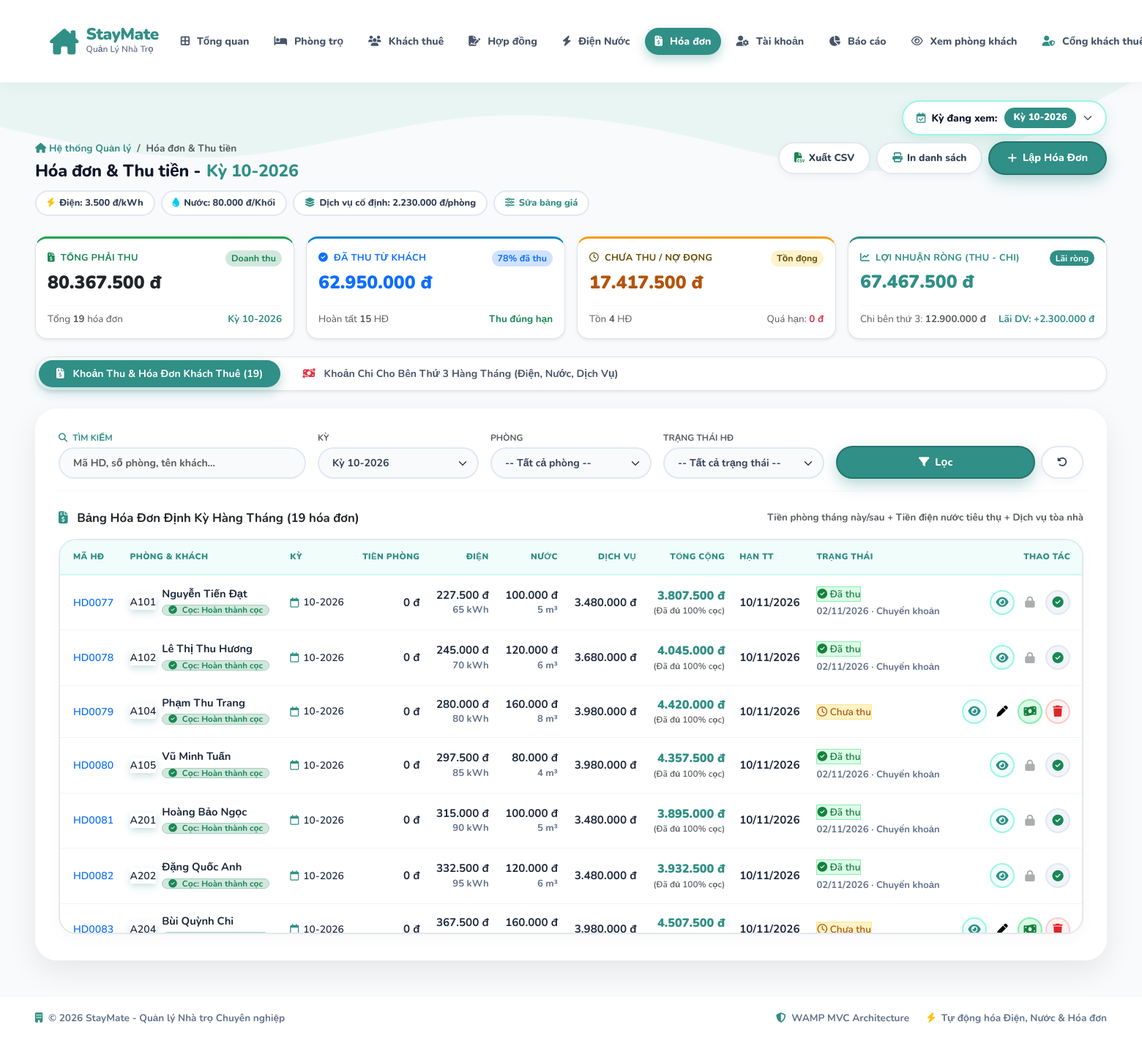
Page /index.php?route=invoices (signed in) on the committed database.
### tables this page shows
CREATE TABLE `invoices` (
  `id` int NOT NULL AUTO_INCREMENT,
  `room_id` int NOT NULL,
  `contract_id` int NOT NULL,
  `month_year` varchar(7) NOT NULL,
  `room_price` decimal(10,2) DEFAULT '0.00',
  `electric_amount` decimal(10,2) DEFAULT '0.00',
  `water_amount` decimal(10,2) DEFAULT '0.00',
  `service_fee` decimal(10,2) DEFAULT '0.00',
  `total_amount` decimal(10,2) NOT NULL,
  `status` enum('unpaid','paid') DEFAULT 'unpaid',
  `due_date` date DEFAULT NULL,
  `paid_at` datetime DEFAULT NULL,
  `payment_method` varchar(20) DEFAULT NULL,
  `payment_note` varchar(255) DEFAULT NULL,
  `created_at` timestamp NULL DEFAULT CURRENT_TIMESTAMP,
  PRIMARY KEY (`id`),
  UNIQUE KEY `unique_invoice_month` (`room_id`,`month_year`),
  KEY `idx_invoices_contract` (`contract_id`),
  CONSTRAINT `fk_invoices_contract` FOREIGN KEY (`contract_id`) REFERENCES `contracts` (`id`),
  CONSTRAINT `fk_invoices_room` FOREIGN KEY (`room_id`) REFERENCES `rooms` (`id`)
);

CREATE TABLE `rooms` (
  `id` int NOT NULL AUTO_INCREMENT,
  `building_id` int DEFAULT NULL,
  `room_number` varchar(20) NOT NULL,
  `price` decimal(10,2) NOT NULL,
  `status` varchar(20) DEFAULT 'available',
  `description` text,
  `created_at` timestamp NULL DEFAULT CURRENT_TIMESTAMP,
  PRIMARY KEY (`id`),
  UNIQUE KEY `room_number` (`room_number`),
  KEY `idx_rooms_building` (`building_id`),
  CONSTRAINT `fk_rooms_building` FOREIGN KEY (`building_id`) REFERENCES `buildings` (`id`) ON DELETE SET NULL
);

CREATE TABLE `users` (
  `id` int NOT NULL AUTO_INCREMENT,
  `username` varchar(50) NOT NULL,
  `password` varchar(255) NOT NULL,
  `full_name` varchar(100) NOT NULL,
  `phone` varchar(20) NOT NULL,
  `cccd` varchar(20) DEFAULT NULL,
  `birthday` date DEFAULT NULL,
  `gender` varchar(10) DEFAULT 'Nam',
  `email` varchar(100) NOT NULL,
  `occupation` varchar(100) DEFAULT NULL,
  `hometown` varchar(255) DEFAULT NULL,
  `emergency_contact` varchar(100) DEFAULT NULL,
  `status` varchar(50) DEFAULT 'Đang thuê',
  `roommate_name` varchar(100) DEFAULT NULL,
  `roommate_phone` varchar(20) DEFAULT NULL,
  `role` enum('admin','landlord','tenant','manager') NOT NULL DEFAULT 'tenant',
  `preferred_room_id` int DEFAULT NULL,
  `created_at` timestamp NULL DEFAULT CURRENT_TIMESTAMP,
  PRIMARY KEY (`id`),
  UNIQUE KEY `username` (`username`),
  UNIQUE KEY `email` (`email`)
);

CREATE TABLE `utilities_readings` (
  `id` int NOT NULL AUTO_INCREMENT,
  `room_id` int NOT NULL,
  `month_year` varchar(7) NOT NULL,
  `electric_old` int NOT NULL,
  `electric_new` int NOT NULL,
  `water_old` int NOT NULL,
  `water_new` int NOT NULL,
  `created_at` timestamp NULL DEFAULT CURRENT_TIMESTAMP,
  PRIMARY KEY (`id`),
  UNIQUE KEY `unique_room_month` (`room_id`,`month_year`),
  CONSTRAINT `fk_utilities_room` FOREIGN KEY (`room_id`) REFERENCES `rooms` (`id`)
);

### app/views/invoices/table_monthly_invoices.php (the view, shortened to what the rows shown need)
<div class="table-monthly-wrapper">
    <div class="table-rounded-wrap table-responsive">
        <table class="table table-staymate align-middle mb-0">
            <thead>
                <tr>
                    <th>MÃ HĐ</th>
                    <th>PHÒNG &amp; KHÁCH</th>
                    <th>KỲ</th>
                    <th class="text-end">TIỀN PHÒNG</th>
                    <th class="text-end">ĐIỆN</th>
                    <th class="text-end">NƯỚC</th>
                    <th class="text-end">DỊCH VỤ</th>
                    <th class="text-end">TỔNG CỘNG</th>
                    <th>HẠN TT</th>
                    <th>TRẠNG THÁI</th>
                    <th class="text-end no-print">THAO TÁC</th>
                </tr>
            </thead>
            <tbody>
            <?php if (!empty($invoices)): foreach ($invoices as $inv):
                $b = $inv['breakdown'];
                $eUsed = max(0, (int)($inv['electric_new'] ?? 0) - (int)($inv['electric_old'] ?? 0));
                $wUsed = max(0, (int)($inv['water_new'] ?? 0) - (int)($inv['water_old'] ?? 0));
            ?>
                <tr>
                    <td><a class="code-pill" href="index.php?route=invoices/detail&id=<?= (int)$inv['id'] ?>"><?= h($inv['code']) ?></a></td>
                    <td>
                        <div class="d-flex align-items-center gap-2">
                            <span class="badge-room-pill"><?= h($inv['room_number']) ?></span>
                            <div>
                                <div class="fw-bold tenant-name" style="font-size:0.92rem"><?= h($inv['tenant_name'] ?? 'Khách thuê') ?></div>
                                <div class="small mt-1">
                                    <span class="badge rounded-pill <?= $inv['deposit_badge_class'] ?> fw-bold px-2 py-0" style="font-size:0.72rem;">
                                        <i class="<?= $inv['deposit_icon'] ?> me-1"></i> Cọc: <?= h($inv['deposit_label']) ?>
                                    </span>
                                </div>
                            </div>
                        </div>
                    </td>
                    <td><span class="badge-period-pill"><i class="fa-regular fa-calendar text-teal-main"></i><?= h($inv['month_year']) ?></span></td>
                    <td class="text-end fw-bold"><?= money($b['room']) ?></td>
                    <td class="text-end fw-bold"><?= money($b['elec']) ?><div class="sub-note"><?= $eUsed ?> kWh</div></td>
                    <td class="text-end fw-bold"><?= money($b['water']) ?><div class="sub-note"><?= $wUsed ?> m³</div></td>
                    <td class="text-end fw-bold"><?= money($b['other']) ?></td>
                    <td class="text-end">
                        <div style="font-weight:900;color:var(--teal-main);font-size:1.02rem;"><?= money($inv['total_amount']) ?></div>
                        <?php if (!empty($inv['deposit_remaining_due']) && $inv['deposit_remaining_due'] > 0): ?>
                            <div class="small fw-bold text-warning-emphasis" style="font-size:0.75rem;" title="Bao gồm số tiền cọc 50% còn thiếu">+<?= money($inv['deposit_remaining_due']) ?> cọc 50%</div>
                        <?php elseif ($inv['deposit_key'] === 'refunded'): ?>
                            <div class="small fw-bold text-secondary" style="font-size:0.74rem;">(Đã hoàn cọc)</div>
                        <?php elseif ($inv['deposit_key'] === 'forfeited'): ?>
                            <div class="small fw-bold text-danger" style="font-size:0.74rem;">(Mất cọc - Không hoàn cọc)</div>
                        <?php else: ?>
                            <div class="small fw-semibold text-muted" style="font-size:0.74rem;">(Đã đủ 100% cọc)</div>
                        <?php endif; ?>
                    </td>
                    <td><span class="<?= $inv['is_overdue'] ? 'text-danger' : '' ?> fw-bold"><?= date('d/m/Y', strtotime($inv['due_date'])) ?></span></td>
                    <td>
                        <?php if ($inv['status'] === 'paid'): ?>
                            <span class="st-pill st-paid"><i class="fa-solid fa-circle-check"></i> Đã thu</span>
                            <div class="sub-note mt-1"><?= $inv['paid_at'] ? date('d/m/Y', strtotime($inv['paid_at'])) : '' ?> · <?= h($methods[$inv['payment_method'] ?? ''] ?? '') ?></div>
                        <?php elseif ($inv['is_overdue']): ?>
                            <span class="st-pill st-overdue"><i class="fa-solid fa-triangle-exclamation"></i> Quá hạn</span>
                        <?php else: ?>
                            <span class="st-pill st-unpaid"><i class="fa-regular fa-clock"></i> Chưa thu</span>
                        <?php endif; ?>
                    </td>
                    <td class="text-end no-print">
                        <div class="d-inline-flex align-items-center gap-1">
                            <a class="btn-icon-circle btn-icon-view" title="Xem chi tiết & In hóa đơn" href="index.php?route=invoices/detail&id=<?= (int)$inv['id'] ?>"><i class="fa-solid fa-eye"></i></a>
                            <?php if ($inv['status'] === 'paid'): ?>
                                <button type="button" class="btn-icon-circle btn-icon-edit opacity-50" title="Hóa đơn đã thu tiền - Không thể chỉnh sửa"
                                        onclick="alert('Từ chối chỉnh sửa: Hóa đơn đã thanh toán không được phép sửa đổi!'); return false;" style="cursor:not-allowed;">
                                    <i class="fa-solid fa-lock text-muted"></i>
                                </button>
                            <?php else: ?>
                                <button type="button" class="btn-icon-circle btn-icon-edit" title="Chỉnh sửa thông tin hóa đơn"
                                        onclick="openEditInvoiceModal(<?= (int)$inv['id'] ?>, <?= h(json_encode($inv['code'])) ?>, <?= h(json_encode($inv['room_number'])) ?>, <?= h(json_encode($inv['tenant_name'] ?? '')) ?>, '<?= $inv['due_date'] ?>', '<?= $inv['status'] ?>', <?= h(json_encode($inv['payment_note'] ?? '')) ?>, '<?= h($inv['payment_method'] ?? '') ?>')">
                                    <i class="fa-solid fa-pen"></i>
                                </button>
                            <?php endif; ?>
                            <?php if ($inv['status'] === 'unpaid'): ?>
                                <button type="button" class="btn-icon-circle btn-icon-pay" title="Xác nhận thu tiền"
                                    onclick="openPayModal(<?= (int)$inv['id'] ?>, <?= h(json_encode($inv['code'])) ?>, <?= h(json_encode($inv['room_number'])) ?>, <?= h(json_encode($inv['tenant_name'] ?? '')) ?>, <?= (float)$inv['total_amount'] ?>)"><i class="fa-solid fa-money-bill-wave"></i></button>
                                <form method="POST" action="index.php?route=invoices/delete" class="d-inline" onsubmit="return confirm('Xóa hóa đơn <?= h($inv['code']) ?>? Có thể lập lại từ bản ghi điện nước.');">
                                    <button type="submit" class="btn-icon-circle btn-icon-del" title="Xóa hóa đơn"><i class="fa-solid fa-trash"></i></button>
                                </form>
                            <?php else: ?>
                                <span class="btn-icon-circle btn-icon-lock" title="Đã thu tiền"><i class="fa-solid fa-circle-check text-success"></i></span>
                            <?php endif; ?>
                        </div>
                    </td>
                </tr>
            <?php endforeach; endif; ?>
            </tbody>
        </table>
    </div>
</div>

### rows in the picture
invoices: code "HD0077", room.room_number "A101", users.full_name "Nguyễn Tiến Đạt", deposit_label "Hoàn thành cọc", month_year "10-2026", room "0 đ", elec "227.500 đ", water "100.000 đ", other "3.480.000 đ", total_amount "3.807.500 đ", shows "(Đã đủ 100% cọc)", due_date "10/11/2026", paid_at "02/11/2026", payment_method "Chuyển khoản", status "paid" (drawn)
invoices: code "HD0078", room.room_number "A102", users.full_name "Lê Thị Thu Hương", deposit_label "Hoàn thành cọc", month_year "10-2026", room "0 đ", elec "245.000 đ", water "120.000 đ", other "3.680.000 đ", total_amount "4.045.000 đ", shows "(Đã đủ 100% cọc)", due_date "10/11/2026", paid_at "02/11/2026", payment_method "Chuyển khoản", status "paid" (drawn)
invoices: code "HD0079", room.room_number "A104", users.full_name "Phạm Thu Trang", deposit_label "Hoàn thành cọc", month_year "10-2026", room "0 đ", elec "280.000 đ", water "160.000 đ", other "3.980.000 đ", total_amount "4.420.000 đ", shows "(Đã đủ 100% cọc)", due_date "10/11/2026", status "unpaid" (drawn)
invoices: code "HD0080", room.room_number "A105", users.full_name "Vũ Minh Tuấn", deposit_label "Hoàn thành cọc", month_year "10-2026", room "0 đ", elec "297.500 đ", water "80.000 đ", other "3.980.000 đ", total_amount "4.357.500 đ", shows "(Đã đủ 100% cọc)", due_date "10/11/2026", paid_at "02/11/2026", payment_method "Chuyển khoản", status "paid" (drawn)
invoices: code "HD0081", room.room_number "A201", users.full_name "Hoàng Bảo Ngọc", deposit_label "Hoàn thành cọc", month_year "10-2026", room "0 đ", elec "315.000 đ", water "100.000 đ", other "3.480.000 đ", total_amount "3.895.000 đ", shows "(Đã đủ 100% cọc)", due_date "10/11/2026", paid_at "02/11/2026", payment_method "Chuyển khoản", status "paid" (drawn)
invoices: code "HD0082", room.room_number "A202", users.full_name "Đặng Quốc Anh", deposit_label "Hoàn thành cọc", month_year "10-2026", room "0 đ", elec "332.500 đ", water "120.000 đ", other "3.480.000 đ", total_amount "3.932.500 đ", shows "(Đã đủ 100% cọc)", due_date "10/11/2026", paid_at "02/11/2026", payment_method "Chuyển khoản", status "paid" (drawn)
invoices: code "HD0083", room.room_number "A204", users.full_name "Bùi Quỳnh Chi", month_year "10-2026", room "0 đ", elec "367.500 đ", water "160.000 đ", other "3.980.000 đ", total_amount "4.507.500 đ", due_date "10/11/2026", status "unpaid" (drawn)

### other values in the picture
$filters['period'] "10-2026"
$periodLabel "Kỳ 10-2026"
money($rates['elec']) "3.500 đ"
money($rates['water']) "80.000 đ"
money($rates['others_total']) "2.230.000 đ"
money($stats['total']) "80.367.500 đ"
$stats['count'] "19"
$stats['rate'] "78"
money($stats['paid']) "62.950.000 đ"
$stats['paid_count'] "15"
money($stats['unpaid']) "17.417.500 đ"
$stats['unpaid_count'] "4"
money($stats['overdue']) "0 đ"
money($stats['total'] - $thirdPartyFinance['total_cost']) "67.467.500 đ"
money($thirdPartyFinance['total_cost']) "12.900.000 đ"
